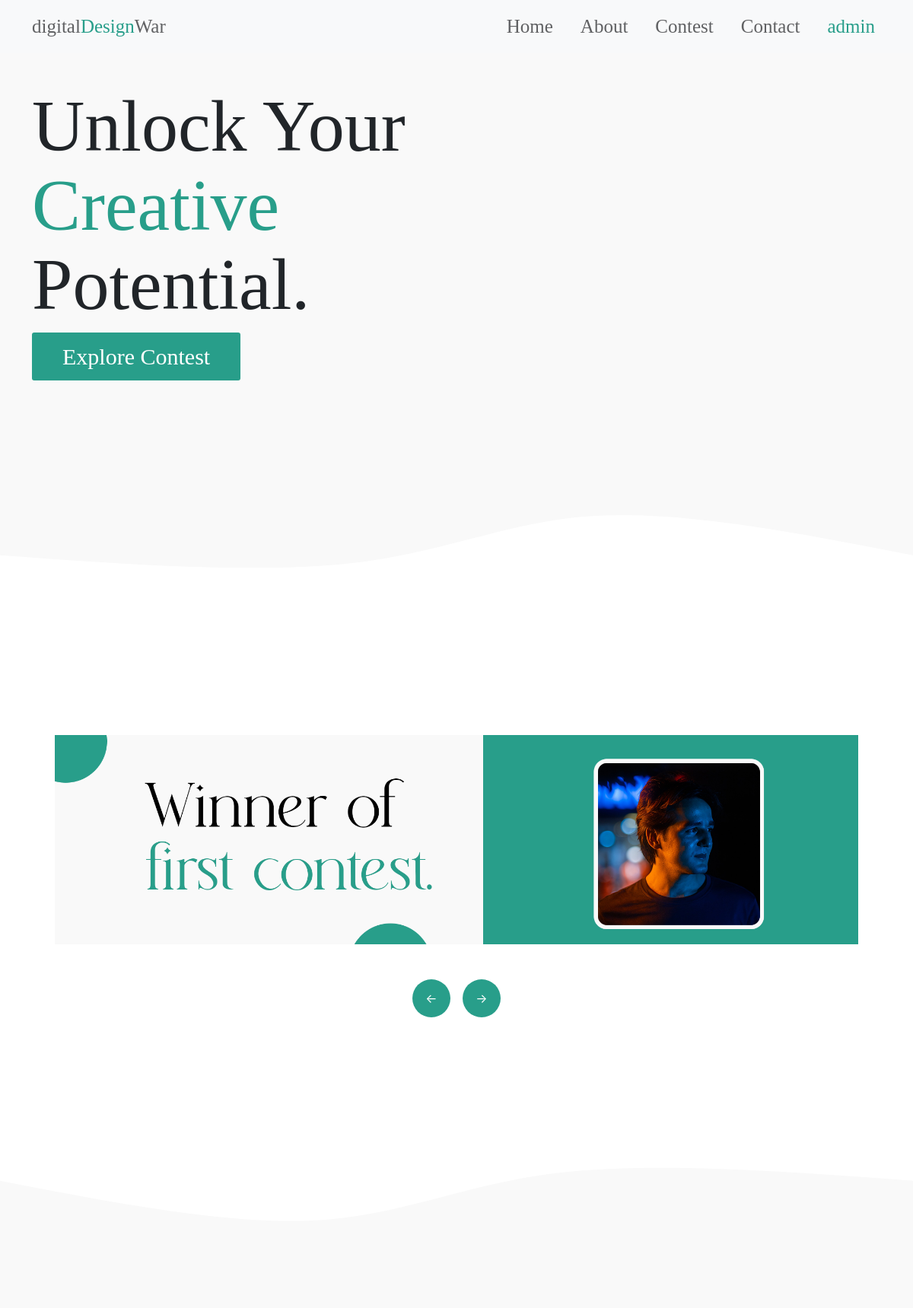
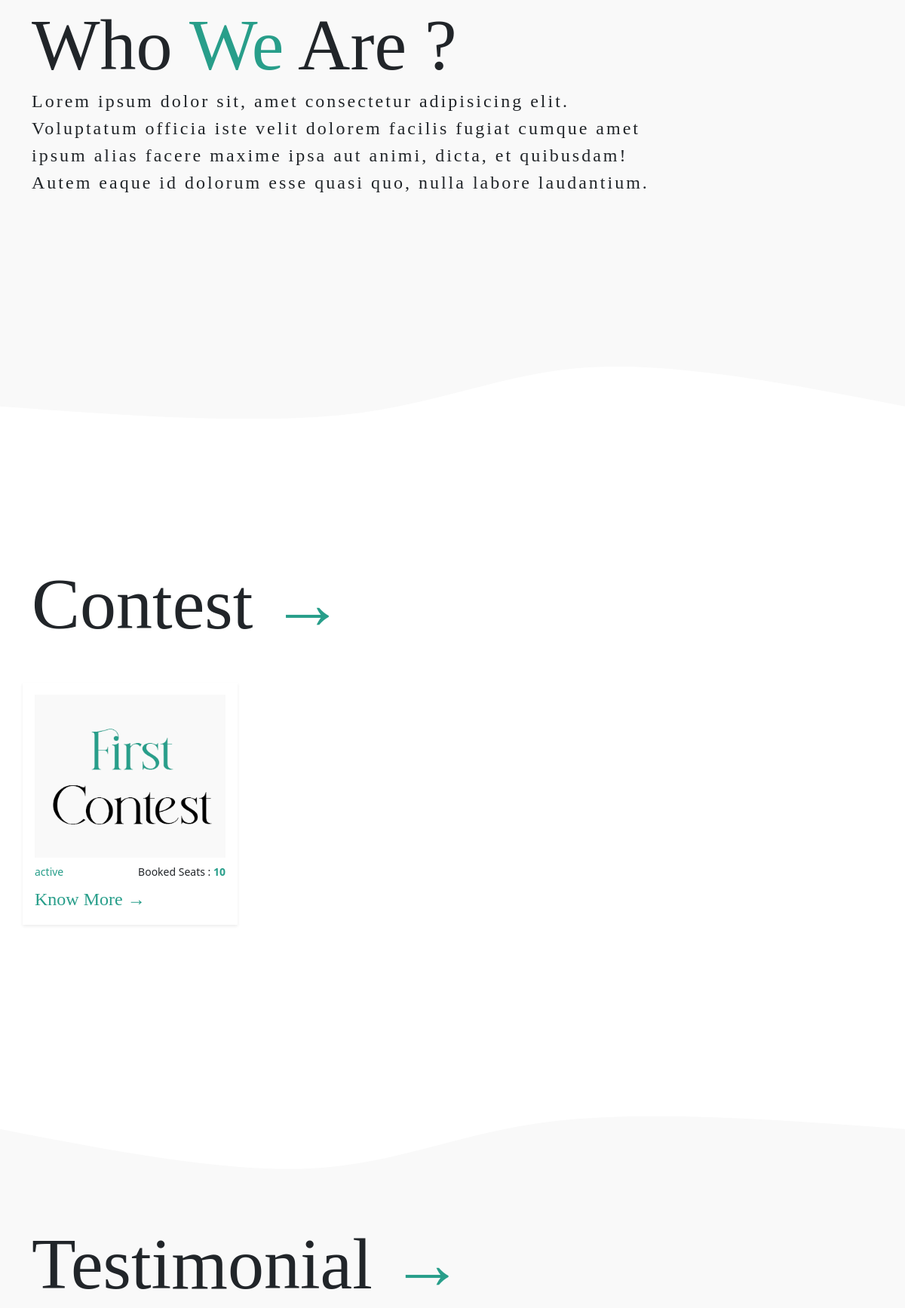
The app's page / (signed in, upper part) with its own data (2 pictures, top to bottom).
### website/models.py (models this page shows, shortened)
class Results_banner(models.Model):
    id = models.AutoField(primary_key=True)
    image = models.FileField(upload_to="results/", blank=True, null=True)

class About(models.Model):
    banner = models.FileField(upload_to="about/", null=True, blank=True)
    heading = models.TextField()
    content = models.TextField()

class Contest(models.Model):
    id = models.AutoField(primary_key=True)
    name = models.CharField(max_length=150)
    image = models.FileField(upload_to="contest_thumbnail/", null=True, blank=True)
    description = models.TextField()
    status = models.CharField(choices=[('active', 'active'), ('ended', 'ended')], max_length=250)
    winner = models.CharField(max_length=250, null=True, blank=True)
    winner_image = models.FileField(upload_to="winner_image/", null=True, blank=True)
    slug = models.CharField(max_length=250, help_text="this-is-slug")
    availble_seat = models.CharField(max_length=250)

### website/views.py (the view, shortened to what this page needs)
# urls.py: path("", views.index, name="Home"),
def index(request):
    banner = Results_banner.objects.all()
    about = About.objects.all()
    contest = Contest.objects.all()
    testimonial = Testimonial.objects.all()
    context = {
        "banner":banner,
        "about" : about,
        "contest" : contest,
        "testimonial" : testimonial,
    }
    return render(request, 'pages/index.html', context)

### template/pages/index.html (shortened to what this page needs)
{% extends "../base.html" %}
{% block content %}
{% load static %}
 <div id="hero">
    <div class="container my-5">
      <div class="row">
        <div class="col-md-6 align-self-center">
          <h1>Unlock Your</h1>
          <h1><span>Creative</span></h1>
          <h1>Potential.</h1>
          <div class="my-4">
            <a href="#" class="primary-button"> Explore Contest </a>
          </div>
        </div>
        <div class="col-md-6">
          <div id="heroImg">
          </div>
        </div>
      </div>
    </div>
  </div>
  <div class="white-bg">
    <img src="{% static "assets/images/top-wave.svg" %}" class="w-100" alt="" />
    <div class="container my-5 mt-5">
      <div class="swiper mySwiper">
        <div class="swiper-wrapper">
          {% for banner in banner %}
          <div class="swiper-slide">
            <a href="#"
              ><img
                src="/media/{{banner.image}}"
                class="w-100"
                alt=""
            /></a>
          </div>
          {% endfor %}
        </div>
      </div>
      <div class="d-flex justify-content-center my-3 gap-3">
        <button class="slider-next">&#8592;</button>
        <button class="slider-prev">&#8594;</button>
      </div>
    </div>
    <img src="assets/images/bottom-wave.svg" class="w-100" alt="" />
  </div>
  <div id="about">
    <div class="container my-5 py-5">
      {% for about in about %}
      <h1>Who <span>We</span> Are ?</h1>
      <p class="w-75">
       {{about.content}}
      </p>
      {% endfor %}
    </div>
  </div>
  <div id="contest" class="white-bg">
    <img src="{% static "assets/images/top-wave.svg" %}" class="w-100" alt="" />
    <div class="container my-5 py-2">
      <h1>Contest <span>&#8594;</span></h1>
        <div class="row py-5">
           {% for contest in contest %}
           <div class="col-md-3 p-3 shadow-sm">
            <img src="/media/{{contest.image}}" class="w-100" alt="">
            <div class="d-flex justify-content-between py-2">
                <small>{{contest.status}}</small>
                <small>Booked Seats : <span><b>{{contest.availble_seat}}</b></span></small>
            </div>
            <a href="/contest/{{contest.slug}}" class="text-center"><span>Know More &#8594;</span></a>
        </div>
           {% endfor %}
        </div>
      </div>
    <img src="{% static "assets/images/bottom-wave.svg" %}" class="w-100" alt="" />
  </div>
  <div id="testimonial">
    <div class="container my-5">
      <h1>Testimonial <span>&#8594;</span></h1>
    </div>
    </div>
  </div>
{% endblock content %}

### template/base.html (shortened to what this page needs)
<!DOCTYPE html>
<html lang="en">
  <head>
    {% load static %}
    <link rel="stylesheet" href="{% static "assets/css/icons.css" %}" />
    <link rel="stylesheet" href="{% static "assets/css/bootstrap.css" %}" />
    <link rel="stylesheet" href="{% static "assets/css/style.css" %}" />
    <link rel="stylesheet" href="{% static "assets/css/animation.css" %}" />
    <link
      rel="stylesheet"
      href="https://cdn.jsdelivr.net/npm/swiper@10/swiper-bundle.min.css"
    />
  </head>
  <body>
    <div id="main">
      <nav class="navbar navbar-expand-lg bg-light">
        <div class="container">
          <a class="navbar-brand" href="#">digital<span>Design</span>War</a>
          <div class="collapse navbar-collapse justify-content-end" id="navbarNav">
            <ul class="navbar-nav">
              <li class="nav-item">
                <a class="nav-link active" aria-current="page" href="/">Home</a>
              </li>
              <li class="nav-item">
                <a class="nav-link" href="/about">About</a>
              </li>
              <li class="nav-item">
                <a class="nav-link" href="/contest">Contest</a>
              </li>
              <li class="nav-item">
                <a class="nav-link" href="/contact">Contact</a>
              </li>
              {% if user.is_authenticated %}
              <li class="nav-item">
                <a class="nav-link" href=""><span>{{user.username}}</span></a>
              </li>
              {% else %}
              <li class="nav-item">
                <a class="nav-link" href="/login">Login</a>
              </li>
              {% endif %}
            </ul>
          </div>
        </div>
      </nav>
     {% block content %}{% endblock content %}
  </body>
</html>

### static/assets/css/style.css (style rules this page uses)
* { margin: 0; padding: 0; box-sizing: border-box; text-decoration: none !important; list-style: none; }
:root { --main: #289E8A; --black: #000000; --white: #ffffff; --grey: #606163; }
html, body { background-color: #f9f9f9 !important; }
h1, h2, h3, h4, h5, h6, a { font-family: mainFont; }
nav { text-align: center; }
nav ul { gap: 20px; }
nav a { font-size: 25px !important; color: var(--grey) !important; }
p { font-family: mainFont; font-size: 2vw; letter-spacing: 3px; }
span { color: var(--main); }
h1 { font-size: 8vw; line-height: 8vw; }
.primary-button { padding: 15px 40px; border-radius: 3px; font-size: 30px; font-family: mainFont; background-color: var(--main); color: var(--white) !important; }
.white-bg { background-color: var(--white); }
.swiper-slide { padding: 30px; }
.slider-next { background-color: #289E8A; width: 50px; height: 50px; border-radius: 50%; border: none; color: var(--white); }
.slider-prev { background-color: #289E8A; width: 50px; height: 50px; border-radius: 50%; border: none; color: var(--white); }
#contest a { color: var(--main); font-size: 2vw; }
#contest small:first-child { color: var(--main); font-weight: 500; }

### static/assets/css/animation.css (style rules this page uses)
:root { --mousefollowercolor:#000 }
body { background-color:#fff }

### records on screen
Results_banner: image (picture)
About: content "Lorem ipsum dolor sit, amet consectetur adipisicing elit. Voluptatum officia iste velit dolorem facilis fugiat cumque amet ipsum alias facere maxime ipsa aut animi, dicta, et quibusdam! Autem eaque id dolorum esse quasi quo, nulla labore laudantium."
Contest: image (picture), status "active", availble_seat "10"

### other values on screen
{{ user.username }} "admin"
